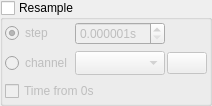
              <widget class="QGroupBox" name="resample_group">
               <property name="title">
                <string>Resample</string>
               </property>
               <property name="checkable">
                <bool>true</bool>
               </property>
               <property name="checked">
                <bool>false</bool>
               </property>
               <layout class="QGridLayout" name="gridLayout_21" columnstretch="0,1,0">
                <property name="leftMargin">
                 <number>2</number>
                </property>
                <property name="topMargin">
                 <number>2</number>
                </property>
                <property name="rightMargin">
                 <number>2</number>
                </property>
                <property name="bottomMargin">
                 <number>2</number>
                </property>
                <property name="horizontalSpacing">
                 <number>2</number>
                </property>
                <item row="0" column="0">
                 <widget class="QRadioButton" name="raster_type_step">
                  <property name="text">
                   <string>step</string>
                  </property>
                  <property name="checked">
                   <bool>true</bool>
                  </property>
                 </widget>
                </item>
                <item row="0" column="1">
                 <widget class="QDoubleSpinBox" name="raster">
                  <property name="sizePolicy">
                   <sizepolicy hsizetype="Expanding" vsizetype="Fixed">
                    <horstretch>0</horstretch>
                    <verstretch>0</verstretch>
                   </sizepolicy>
                  </property>
                  <property name="minimumSize">
                   <size>
                    <width>0</width>
                    <height>0</height>
                   </size>
                  </property>
                  <property name="suffix">
                   <string>s</string>
                  </property>
                  <property name="decimals">
                   <number>6</number>
                  </property>
                  <property name="minimum">
                   <double>0.000001000000000</double>
                  </property>
                 </widget>
                </item>
                <item row="2" column="0">
                 <widget class="QRadioButton" name="raster_type_channel">
                  <property name="text">
                   <string>channel</string>
                  </property>
                 </widget>
                </item>
                <item row="2" column="1">
                 <widget class="QComboBox" name="raster_channel">
                  <property name="enabled">
                   <bool>false</bool>
                  </property>
                  <property name="insertPolicy">
                   <enum>QComboBox::InsertAtBottom</enum>
                  </property>
                  <property name="sizeAdjustPolicy">
                   <enum>QComboBox::AdjustToMinimumContentsLengthWithIcon</enum>
                  </property>
                 </widget>
                </item>
                <item row="2" column="2">
                 <widget class="QPushButton" name="raster_search_btn">
                  <property name="toolTip">
                   <string>Search raster channel</string>
                  </property>
                  <property name="text">
                   <string/>
                  </property>
                  <property name="icon">
                   <iconset resource="resource.qrc">
                    <normaloff>:/search.png</normaloff>:/search.png</iconset>
                  </property>
                 </widget>
                </item>
                <item row="3" column="0" colspan="3">
                 <widget class="QCheckBox" name="resample_time_from_zero">
                  <property name="text">
                   <string>Time from 0s</string>
                  </property>
                 </widget>
                </item>
               </layout>
              </widget>
